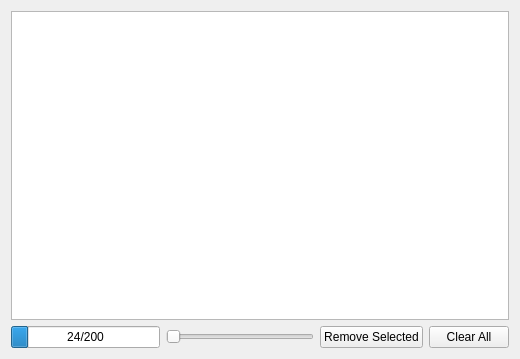
<?xml version="1.0" encoding="UTF-8"?>
<ui version="4.0">
 <class>CacheView</class>
 <widget class="QWidget" name="CacheView">
  <property name="geometry">
   <rect>
    <x>0</x>
    <y>0</y>
    <width>520</width>
    <height>359</height>
   </rect>
  </property>
  <property name="windowTitle">
   <string>Form</string>
  </property>
  <layout class="QVBoxLayout" name="verticalLayout">
   <item>
    <widget class="QTreeView" name="view">
     <property name="contextMenuPolicy">
      <enum>Qt::ActionsContextMenu</enum>
     </property>
     <property name="editTriggers">
      <set>QAbstractItemView::NoEditTriggers</set>
     </property>
     <property name="showDropIndicator" stdset="0">
      <bool>false</bool>
     </property>
     <property name="alternatingRowColors">
      <bool>true</bool>
     </property>
     <property name="selectionMode">
      <enum>QAbstractItemView::ExtendedSelection</enum>
     </property>
     <property name="rootIsDecorated">
      <bool>false</bool>
     </property>
     <property name="itemsExpandable">
      <bool>false</bool>
     </property>
     <property name="allColumnsShowFocus">
      <bool>true</bool>
     </property>
     <attribute name="headerDefaultSectionSize">
      <number>120</number>
     </attribute>
     <attribute name="headerDefaultSectionSize">
      <number>120</number>
     </attribute>
    </widget>
   </item>
   <item>
    <layout class="QHBoxLayout" name="horizontalLayout">
     <item>
      <widget class="QProgressBar" name="indicator">
       <property name="enabled">
        <bool>true</bool>
       </property>
       <property name="maximum">
        <number>200</number>
       </property>
       <property name="value">
        <number>24</number>
       </property>
       <property name="format">
        <string extracomment="Space used">%v/%m</string>
       </property>
      </widget>
     </item>
     <item>
      <widget class="QSlider" name="capacitySelector">
       <property name="focusPolicy">
        <enum>Qt::ClickFocus</enum>
       </property>
       <property name="minimum">
        <number>10</number>
       </property>
       <property name="maximum">
        <number>1000</number>
       </property>
       <property name="singleStep">
        <number>5</number>
       </property>
       <property name="orientation">
        <enum>Qt::Horizontal</enum>
       </property>
      </widget>
     </item>
     <item>
      <widget class="QPushButton" name="buttonRemove">
       <property name="text">
        <string>Remove Selected</string>
       </property>
       <property name="icon">
        <iconset resource="../res/images.qrc">
         <normaloff>:/control/error.png</normaloff>:/control/error.png</iconset>
       </property>
      </widget>
     </item>
     <item>
      <widget class="QPushButton" name="buttonClear">
       <property name="text">
        <string>Clear All</string>
       </property>
       <property name="icon">
        <iconset resource="../res/images.qrc">
         <normaloff>:/file/discard.png</normaloff>:/file/discard.png</iconset>
       </property>
      </widget>
     </item>
    </layout>
   </item>
  </layout>
  <action name="actionRemoveSelected">
   <property name="icon">
    <iconset resource="../res/images.qrc">
     <normaloff>:/control/error.png</normaloff>:/control/error.png</iconset>
   </property>
   <property name="text">
    <string>&amp;Remove Selected</string>
   </property>
   <property name="shortcut">
    <string>Ctrl+R</string>
   </property>
  </action>
  <action name="actionRemoveAll">
   <property name="icon">
    <iconset resource="../res/images.qrc">
     <normaloff>:/file/discard.png</normaloff>:/file/discard.png</iconset>
   </property>
   <property name="text">
    <string>Clear All</string>
   </property>
  </action>
 </widget>
 <resources>
  <include location="../res/images.qrc"/>
 </resources>
 <connections>
  <connection>
   <sender>buttonRemove</sender>
   <signal>pressed()</signal>
   <receiver>actionRemoveSelected</receiver>
   <slot>trigger()</slot>
   <hints>
    <hint type="sourcelabel">
     <x>349</x>
     <y>332</y>
    </hint>
    <hint type="destinationlabel">
     <x>-1</x>
     <y>-1</y>
    </hint>
   </hints>
  </connection>
  <connection>
   <sender>buttonClear</sender>
   <signal>pressed()</signal>
   <receiver>actionRemoveAll</receiver>
   <slot>trigger()</slot>
   <hints>
    <hint type="sourcelabel">
     <x>466</x>
     <y>332</y>
    </hint>
    <hint type="destinationlabel">
     <x>-1</x>
     <y>-1</y>
    </hint>
   </hints>
  </connection>
 </connections>
</ui>
